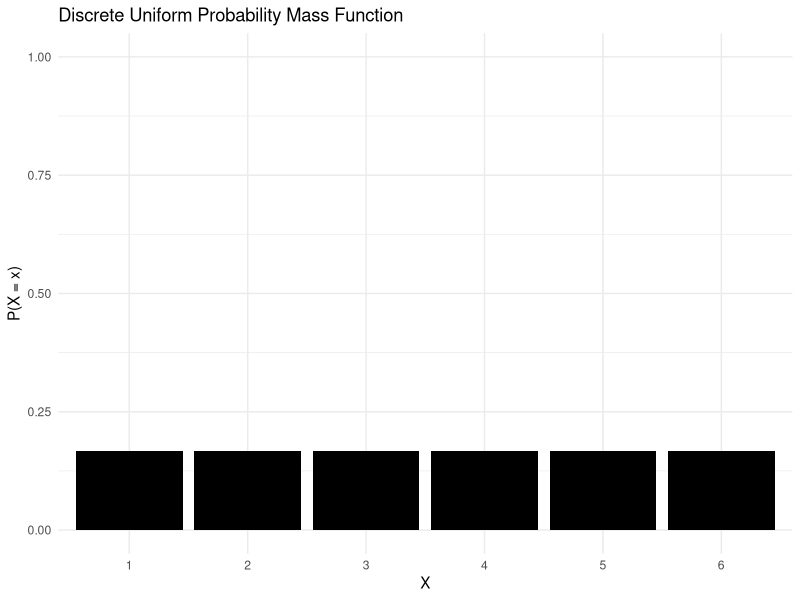

Source code (R):
## ---- chunk 1
knitr::opts_chunk$set(echo = TRUE)
## ---- chunk 2
library(ggplot2)

x <- 1:6
prob <- rep(1/6, 6)
df <- data.frame(x = x, prob = prob)

ggplot(df, aes(x = factor(x), y = prob)) +
  geom_col(fill = "black") +
  ylim(0, 1) +
  theme_minimal() +
  labs(title = "Discrete Uniform Probability Mass Function",
       x = "X", y = "P(X = x)")
